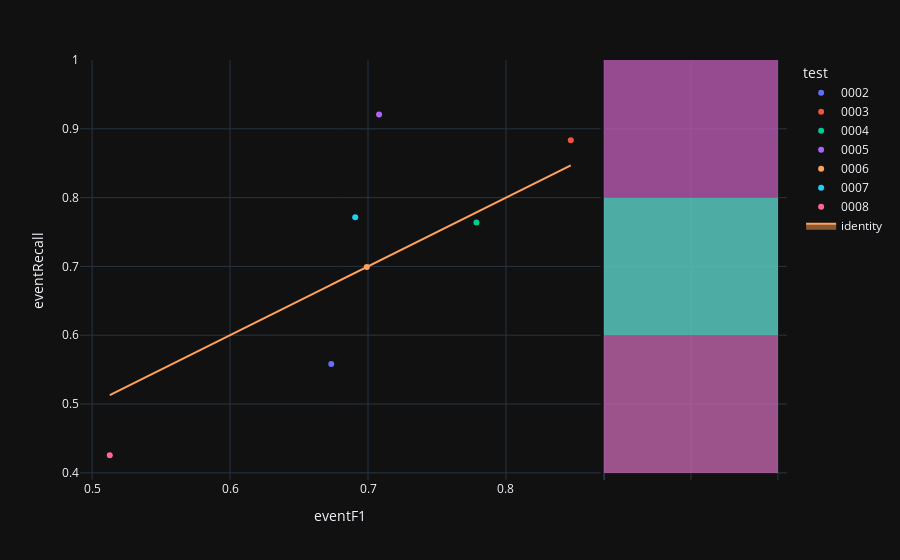

The notebook cell saved with this chart:
### Markdown cell above
## Results all

### Code cell
fig=px.scatter(experimentModels,x='rawF1',y='f1',color='test',hover_name='modelId', marginal_y="histogram")
fig.add_trace(
    go.Scatter(x=experimentModels['rawF1'], y=experimentModels['rawF1'], name="identity", mode='lines',fill="toself")
)
fig=px.scatter(experimentModels,x='eventF1',y='eventRecall',color='test',hover_name='modelId', marginal_y="histogram")
fig.add_trace(
    go.Scatter(x=experimentModels['eventF1'], y=experimentModels['eventF1'], name="identity", mode='lines',fill="toself")
)
fig.show()

### Figure 1 — Plotly figure (JSON) as saved in the notebook; plotly's stock layout.template omitted (floating-point values rounded to 4 significant figures)
{"data": [{"hovertemplate": "<b>%{hovertext}</b><br><br>test=0002<br>eventF1=%{x}<br>eventRecall=%{y}<extra></extra>", "hovertext": ["a4659423-83e4-4da3-91b5-177fa8bc17fe"], "legendgroup": "0002", "marker": {"color": "#636efa", "symbol": "circle"}, "mode": "markers", "name": "0002", "orientation": "v", "showlegend": true, "x": [0.6734], "xaxis": "x", "y": [0.5583], "yaxis": "y", "type": "scatter"}, {"alignmentgroup": "True", "bingroup": "y", "hovertemplate": "test=0002<br>eventRecall=%{y}<br>count=%{x}<extra></extra>", "legendgroup": "0002", "marker": {"color": "#636efa"}, "name": "0002", "offsetgroup": "0002", "opacity": 0.5, "showlegend": false, "xaxis": "x2", "y": [0.5583], "yaxis": "y2", "type": "histogram"}, {"hovertemplate": "<b>%{hovertext}</b><br><br>test=0003<br>eventF1=%{x}<br>eventRecall=%{y}<extra></extra>", "hovertext": ["ad3be387-5be4-4e8e-b57d-072003b617d3"], "legendgroup": "0003", "marker": {"color": "#EF553B", "symbol": "circle"}, "mode": "markers", "name": "0003", "orientation": "v", "showlegend": true, "x": [0.847], "xaxis": "x", "y": [0.8834], "yaxis": "y", "type": "scatter"}, {"alignmentgroup": "True", "bingroup": "y", "hovertemplate": "test=0003<br>eventRecall=%{y}<br>count=%{x}<extra></extra>", "legendgroup": "0003", "marker": {"color": "#EF553B"}, "name": "0003", "offsetgroup": "0003", "opacity": 0.5, "showlegend": false, "xaxis": "x2", "y": [0.8834], "yaxis": "y2", "type": "histogram"}, {"hovertemplate": "<b>%{hovertext}</b><br><br>test=0004<br>eventF1=%{x}<br>eventRecall=%{y}<extra></extra>", "hovertext": ["8bcbbc8b-b83e-4b97-8f7c-0dd0760680e7"], "legendgroup": "0004", "marker": {"color": "#00cc96", "symbol": "circle"}, "mode": "markers", "name": "0004", "orientation": "v", "showlegend": true, "x": [0.7786], "xaxis": "x", "y": [0.7637], "yaxis": "y", "type": "scatter"}, {"alignmentgroup": "True", "bingroup": "y", "hovertemplate": "test=0004<br>eventRecall=%{y}<br>count=%{x}<extra></extra>", "legendgroup": "0004", "marker": {"color": "#00cc96"}, "name": "0004", "offsetgroup": "0004", "opacity": 0.5, "showlegend": false, "xaxis": "x2", "y": [0.7637], "yaxis": "y2", "type": "histogram"}, {"hovertemplate": "<b>%{hovertext}</b><br><br>test=0005<br>eventF1=%{x}<br>eventRecall=%{y}<extra></extra>", "hovertext": ["f88ed731-de3a-4c9a-90d5-04d1fcd93d45"], "legendgroup": "0005", "marker": {"color": "#ab63fa", "symbol": "circle"}, "mode": "markers", "name": "0005", "orientation": "v", "showlegend": true, "x": [0.708], "xaxis": "x", "y": [0.9209], "yaxis": "y", "type": "scatter"}, {"alignmentgroup": "True", "bingroup": "y", "hovertemplate": "test=0005<br>eventRecall=%{y}<br>count=%{x}<extra></extra>", "legendgroup": "0005", "marker": {"color": "#ab63fa"}, "name": "0005", "offsetgroup": "0005", "opacity": 0.5, "showlegend": false, "xaxis": "x2", "y": [0.9209], "yaxis": "y2", "type": "histogram"}, {"hovertemplate": "<b>%{hovertext}</b><br><br>test=0006<br>eventF1=%{x}<br>eventRecall=%{y}<extra></extra>", "hovertext": ["16a691da-d735-4ad2-953c-db2678980107"], "legendgroup": "0006", "marker": {"color": "#FFA15A", "symbol": "circle"}, "mode": "markers", "name": "0006", "orientation": "v", "showlegend": true, "x": [0.6991], "xaxis": "x", "y": [0.6991], "yaxis": "y", "type": "scatter"}, {"alignmentgroup": "True", "bingroup": "y", "hovertemplate": "test=0006<br>eventRecall=%{y}<br>count=%{x}<extra></extra>", "legendgroup": "0006", "marker": {"color": "#FFA15A"}, "name": "0006", "offsetgroup": "0006", "opacity": 0.5, "showlegend": false, "xaxis": "x2", "y": [0.6991], "yaxis": "y2", "type": "histogram"}, {"hovertemplate": "<b>%{hovertext}</b><br><br>test=0007<br>eventF1=%{x}<br>eventRecall=%{y}<extra></extra>", "hovertext": ["d91f41ff-0308-46df-9bcd-67d46f377777"], "legendgroup": "0007", "marker": {"color": "#19d3f3", "symbol": "circle"}, "mode": "markers", "name": "0007", "orientation": "v", "showlegend": true, "x": [0.6907], "xaxis": "x", "y": [0.7715], "yaxis": "y", "type": "scatter"}, {"alignmentgroup": "True", "bingroup": "y", "hovertemplate": "test=0007<br>eventRecall=%{y}<br>count=%{x}<extra></extra>", "legendgroup": "0007", "marker": {"color": "#19d3f3"}, "name": "0007", "offsetgroup": "0007", "opacity": 0.5, "showlegend": false, "xaxis": "x2", "y": [0.7715], "yaxis": "y2", "type": "histogram"}, {"hovertemplate": "<b>%{hovertext}</b><br><br>test=0008<br>eventF1=%{x}<br>eventRecall=%{y}<extra></extra>", "hovertext": ["a1eacac2-9e31-437a-9350-110d2ef2f1a5"], "legendgroup": "0008", "marker": {"color": "#FF6692", "symbol": "circle"}, "mode": "markers", "name": "0008", "orientation": "v", "showlegend": true, "x": [0.5128], "xaxis": "x", "y": [0.4255], "yaxis": "y", "type": "scatter"}, {"alignmentgroup": "True", "bingroup": "y", "hovertemplate": "test=0008<br>eventRecall=%{y}<br>count=%{x}<extra></extra>", "legendgroup": "0008", "marker": {"color": "#FF6692"}, "name": "0008", "offsetgroup": "0008", "opacity": 0.5, "showlegend": false, "xaxis": "x2", "y": [0.4255], "yaxis": "y2", "type": "histogram"}, {"fill": "toself", "mode": "lines", "name": "identity", "x": [0.6734, 0.847, 0.7786, 0.708, 0.6991, 0.6907, 0.5128], "y": [0.6734, 0.847, 0.7786, 0.708, 0.6991, 0.6907, 0.5128], "type": "scatter"}], "layout": {"xaxis": {"anchor": "y", "domain": [0.0, 0.7363], "title": {"text": "eventF1"}}, "yaxis": {"anchor": "x", "domain": [0.0, 1.0], "title": {"text": "eventRecall"}}, "xaxis2": {"anchor": "y2", "domain": [0.7413, 1.0], "matches": "x2", "showticklabels": false, "showline": false, "ticks": "", "showgrid": true}, "yaxis2": {"anchor": "x2", "domain": [0.0, 1.0], "matches": "y", "showticklabels": false, "showgrid": true}, "legend": {"title": {"text": "test"}, "tracegroupgap": 0}, "margin": {"t": 60}, "barmode": "overlay"}}
